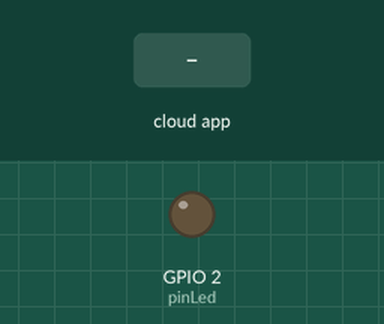
Simulated run of this sketch. Board: ESP8266 (NodeMCU). Shown: output pins drawn as LEDs (lit = HIGH). The test bench sets the inputs (shaded band). WiFi joins after 1.5 s; servers stay silent unless stated; the Firebase database answers and starts empty; what the sketch prints to the serial monitor is not drawn.

Above: at 2.7 s.
2.8 s: the phone or cloud app sets statusLed to 1
At 10.8 s:
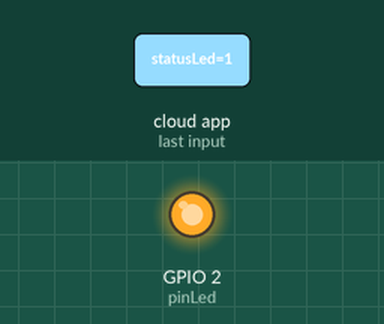
11.3 s: the phone or cloud app sets statusLed to 0
At 19.5 s:
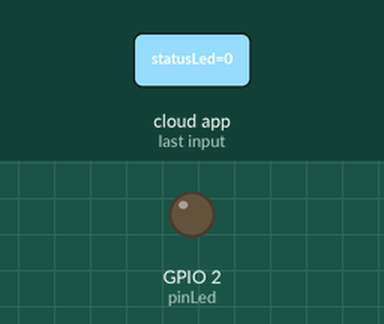
Timing chart, 0 to 21.0 s (numbered marks = the images above; inputs shaded):
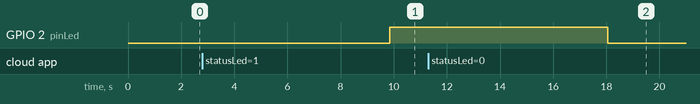

Measured:
- after the input at 2.8 s, GPIO 2 (pinLed): LOW → HIGH after 7.1 s
- after the input at 11.3 s, GPIO 2 (pinLed): HIGH → LOW after 6.8 s

The sketch:

sketch-esp8266-firebase.ino
```cpp
#include <ESP8266WiFi.h>
#include <FirebaseArduino.h>

// Configure this parameters to run the sketch
#define FIREBASE_HOST "urldatabase.firebaseio.com"
#define FIREBASE_AUTH "token_or_secret"
#define WIFI_SSID "WiFi_name"
#define WIFI_PASSWORD "WiFi_password"
#define pinLed 2

void setup() {

  // Initialize the Serial
  Serial.begin(9600);

  // Adjust pinLed as output pin
  pinMode(pinLed, OUTPUT);

  // Connect to wifi.
  WiFi.begin(WIFI_SSID, WIFI_PASSWORD);
  Serial.print("connecting");
  while (WiFi.status() != WL_CONNECTED) {
    Serial.print(".");
    delay(500);
  }
  Serial.println();
  Serial.print("connected: ");
  Serial.println(WiFi.localIP());

  // Connect to firebase
  Firebase.begin(FIREBASE_HOST, FIREBASE_AUTH);
}

int n = 0;
boolean statusLed = false;

void loop() {

  // get led status
  statusLed = Firebase.getBool("statusLed");
  if(statusLed){
    digitalWrite(pinLed, HIGH); // turn on the led
  }else{
    digitalWrite(pinLed, LOW); // turn off the led
  }
  delay(1000);

  // set value
  Firebase.setFloat("number", 42.0);
  // handle error
  if (Firebase.failed()) {
      Serial.print("setting /number failed:");
      Serial.println(Firebase.error());
      return;
  }
  delay(1000);

  // update value
  Firebase.setFloat("number", 43.0);
  // handle error
  if (Firebase.failed()) {
      Serial.print("setting /number failed:");
      Serial.println(Firebase.error());
      return;
  }
  delay(1000);

  // get value
  Serial.print("number: ");
  Serial.println(Firebase.getFloat("number"));

  // remove value
  Firebase.remove("number");
  delay(1000);

  // set string value
  Firebase.setString("message", "hello world");
  // handle error
  if (Firebase.failed()) {
      Serial.print("setting /message failed:");
      Serial.println(Firebase.error());
      return;
  }
  delay(1000);

  // set bool value
  Firebase.setBool("truth", false);
  // handle error
  if (Firebase.failed()) {
      Serial.print("setting /truth failed:");
      Serial.println(Firebase.error());
      return;
  }
  delay(1000);

  // append a new value to /logs
  String name = Firebase.pushInt("logs", n++);
  // handle error
  if (Firebase.failed()) {
      Serial.print("pushing /logs failed:");
      Serial.println(Firebase.error());
      return;
  }
  Serial.print("pushed: /logs/");
  Serial.println(name);
  delay(1000);
}
```
